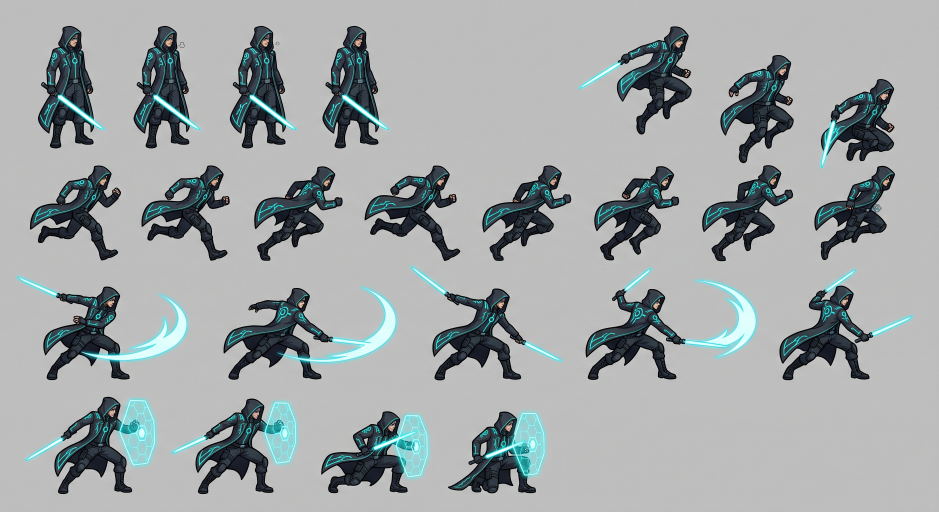
#> input picture examples/the_architect/source/master_concept_sheet.jpeg, 2816 x 1536 px (shown at 1/3 size)
$ python -i image_utils.py   (imports and definitions only)
#> lines starting #> are read from the running program, lines starting #| are printed output that depends on the picture; after the words box and inside, x2 and y2 are one past the last pixel; in counts of white or black regions, pixels touching at a corner belong together
#> further down, picture is the input picture: PIL image 2816x1536 RGB; mean R, G, B 160.5, 165.9, 167
"""
img2game2d shared image utilities.
Wraps PIL/OpenCV for consistent image operations across all forge scripts.
"""
from __future__ import annotations

import os
from pathlib import Path
from typing import Optional, Tuple

try:
    from PIL import Image, ImageFilter, ImageOps
    PIL_AVAILABLE = True
except ImportError:
    PIL_AVAILABLE = False

try:
    import numpy as np
    NUMPY_AVAILABLE = True
except ImportError:
    NUMPY_AVAILABLE = False

try:
    import cv2
    CV2_AVAILABLE = True
except ImportError:
    CV2_AVAILABLE = False


def require_pil() -> None:
    if not PIL_AVAILABLE:
        raise ImportError("Pillow is required: pip install Pillow")


def require_numpy() -> None:
    if not NUMPY_AVAILABLE:
        raise ImportError("NumPy is required: pip install numpy")


# [6 lines left out: function load_image, not called in this run]


def ensure_rgba(img: "Image.Image") -> "Image.Image":
    if img.mode != "RGBA":
        return img.convert("RGBA")
    return img


def save_image(img: "Image.Image", path: str, format: str = "PNG") -> None:
    Path(path).parent.mkdir(parents=True, exist_ok=True)
    img.save(path, format=format)


# [84 lines left out: functions crop_to_content, dominant_colors, resize_power_of_two, alpha_composite_onto_white, compute_iou_silhouette, compute_color_similarity, not called in this run]


def next_power_of_two(n: int) -> int:
    import math
    return 2 ** math.ceil(math.log2(max(n, 1)))


def defringe_alpha(
    img: "Image.Image",
    edge_tone: Tuple[int, int, int] = (14, 14, 20),
    luminance_threshold: int = 180,
    erode_bleed: bool = True,
) -> "Image.Image":
    """
    Remove white/light background matting halos around alpha boundaries.
    Detects high-luminance anti-aliased edge pixels along the boundary and shifts
    them toward the dark outline tone, with optional 1-pixel outer erosion.
    """
    require_pil()
    require_numpy()

    rgba = ensure_rgba(img)
    arr = np.array(rgba).copy()
    alpha = arr[:, :, 3]

    # Boundary zone: anti-aliased transition pixels
    boundary_mask = (alpha > 5) & (alpha < 240)

    if np.any(boundary_mask):
        # Calculate pixel luminance (standard Rec. 601)
        r, g, b = arr[:, :, 0], arr[:, :, 1], arr[:, :, 2]
        lum = (0.299 * r + 0.587 * g + 0.114 * b).astype(np.float32)

        # Pixels that are both on the alpha boundary AND light/whitish
        fringe_mask = boundary_mask & (lum > luminance_threshold)

        # Tone shift: replace fringed RGB with edge outline tone while preserving smooth alpha
        arr[fringe_mask, 0] = edge_tone[0]
        arr[fringe_mask, 1] = edge_tone[1]
        arr[fringe_mask, 2] = edge_tone[2]

    # Optional 1-pixel alpha erosion for severe halo bleed
    if erode_bleed:
        from PIL import ImageFilter
        alpha_img = Image.fromarray(alpha)
        # MinFilter erodes alpha contour by 1 pixel
        eroded_alpha = np.array(alpha_img.filter(ImageFilter.MinFilter(3)))
        # Only erode very soft fringes
        arr[:, :, 3] = np.where(boundary_mask & (alpha < 80), eroded_alpha, arr[:, :, 3])

    return Image.fromarray(arr)


def enhance_image(
    img: "Image.Image",
    scale: float = 2.0,
    clarity_strength: float = 1.3,
    denoise: bool = True,
    seal_outlines: bool = True,
) -> "Image.Image":
    """
    Enhance character sprite resolution, edge sharpness, and outline clarity.
    Applies high-order Lanczos super-sampling, contrast-adaptive sharpening,
    and optional dark outline sealing.
    """
    require_pil()
    require_numpy()

    rgba = ensure_rgba(img)
    orig_w, orig_h = rgba.size
#> orig_w = 2816; orig_h = 1536
    target_w = max(1, int(orig_w * scale))
#> target_w = 5632
    target_h = max(1, int(orig_h * scale))
#> target_h = 3072

    # 1. Super-sample with high-order Lanczos filter
    upscaled = rgba.resize((target_w, target_h), Image.LANCZOS)
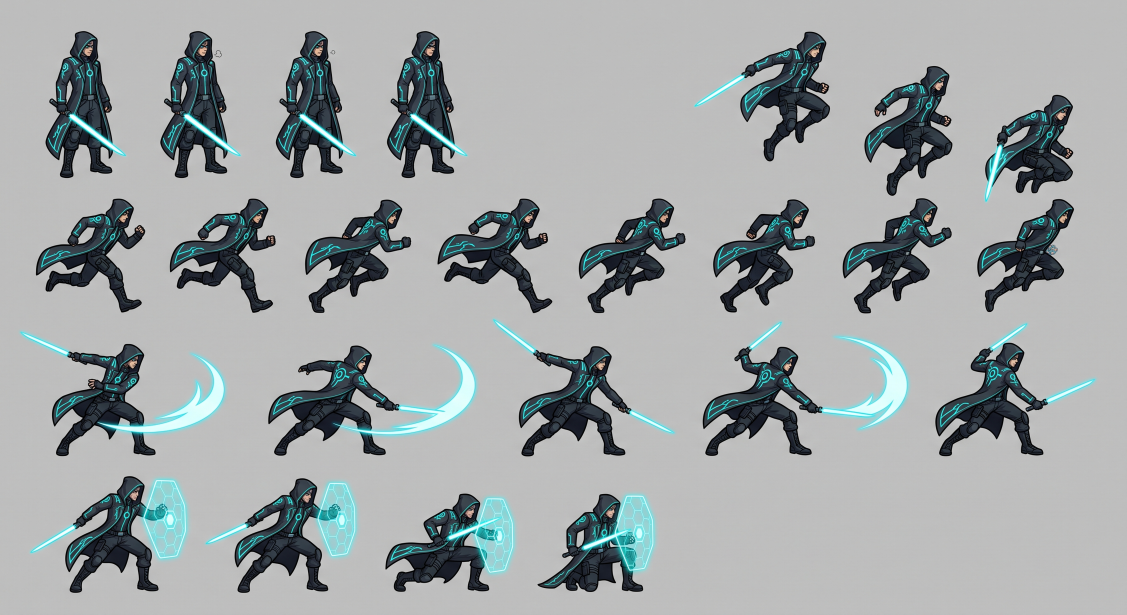
#> upscaled: PIL image 5632x3072 RGBA (shown at 1/5 size); mean R, G, B, A 160.6, 165.9, 167, 255

    # 2. Separate RGB and Alpha channels for independent enhancement
    r, g, b, a = upscaled.split()
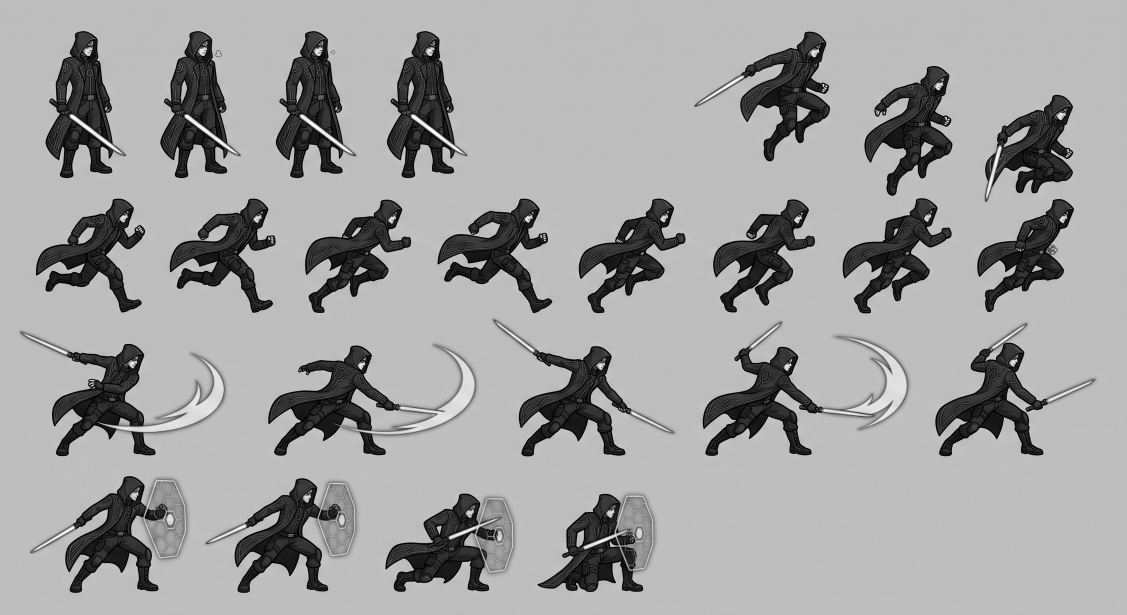
#> r: PIL image 5632x3072 L (shown at 1/5 size); min 0, max 255, mean 160.6
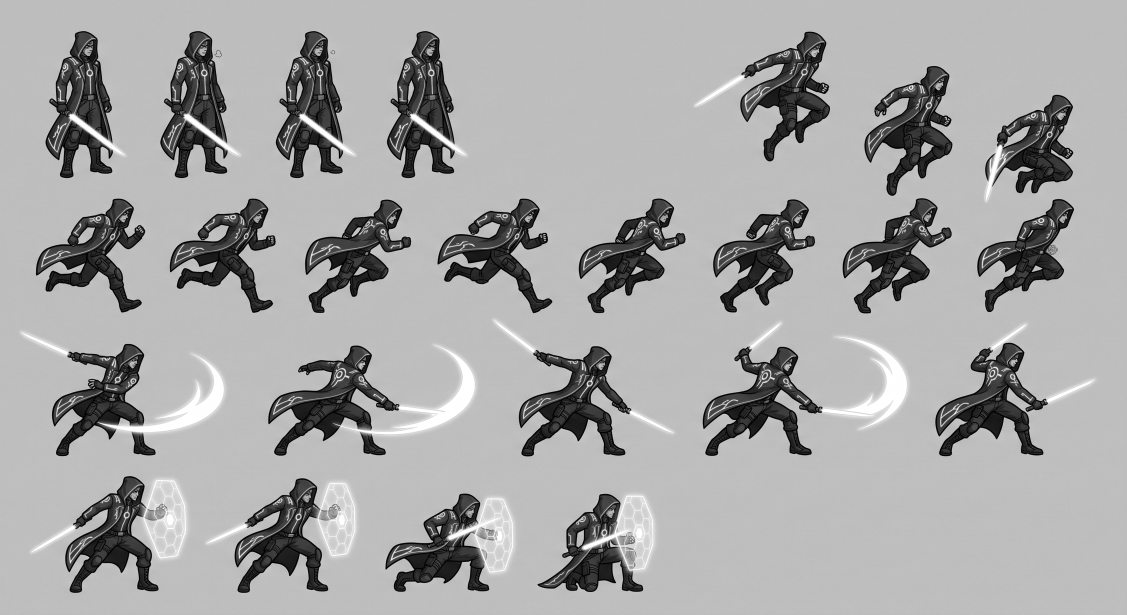
#> g: PIL image 5632x3072 L (shown at 1/5 size); min 0, max 255, mean 165.9
#> a: PIL image 5632x3072 L; every value is 255
    rgb = Image.merge("RGB", (r, g, b))

    # Optional gentle median filter to remove diffusion noise / JPEG blockiness
    if denoise:
        rgb = rgb.filter(ImageFilter.MedianFilter(size=3))

    # 3. Smart Unsharp Masking for crisp inking lines without ringing
    radius = 1.5
    percent = int(120 * clarity_strength)
    threshold = 3
    sharpened = rgb.filter(ImageFilter.UnsharpMask(radius=radius, percent=percent, threshold=threshold))

    # 4. Cel-edge dark line sealing (deepens ink outlines and eliminates blurry edges)
    if seal_outlines:
        arr_rgb = np.array(sharpened).astype(np.float32)
        lum = 0.299 * arr_rgb[:, :, 0] + 0.587 * arr_rgb[:, :, 1] + 0.114 * arr_rgb[:, :, 2]
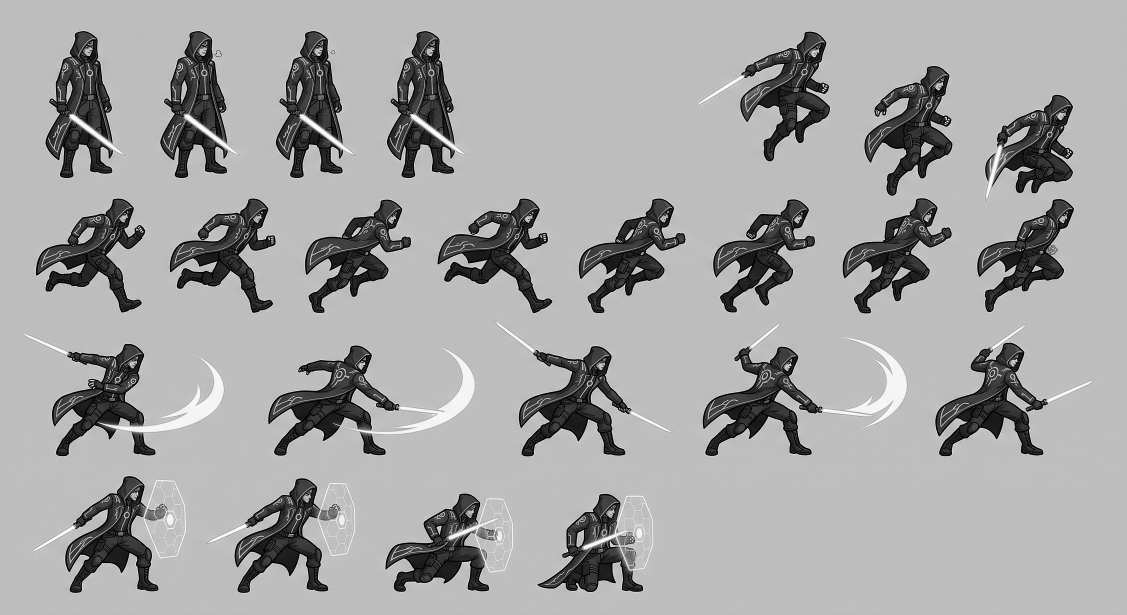
#> lum: shape (3072, 5632) float32 (shown at 1/5 size); min 0, max 255, mean 164.9
        # Dark lines (lum < 60) get boosted contrast / deepening
        dark_mask = (lum < 75)[:, :, np.newaxis]
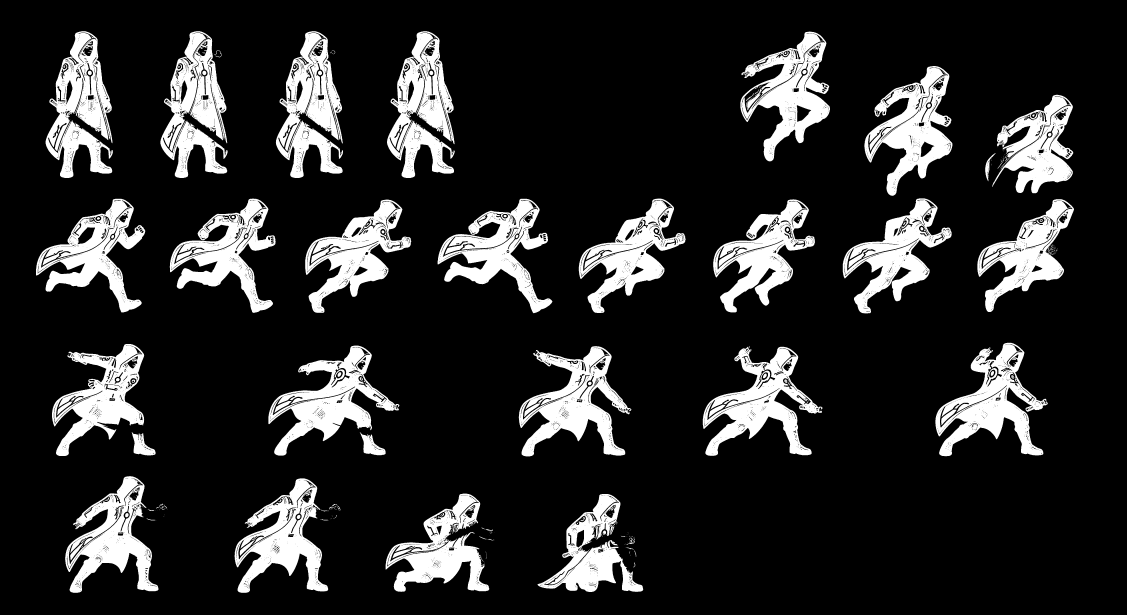
#> dark_mask: shape (3072, 5632, 1) bool (shown at 1/5 size); 15.9% white; 433 white regions (277 under 20 px), largest, box (x1, y1, x2, y2) and area: (2594, 1731, 3157, 2282) 126224, (1935, 156, 2274, 890) 124459, (1379, 156, 1715, 890) 122905
        arr_rgb = np.where(dark_mask, arr_rgb * 0.82, arr_rgb)
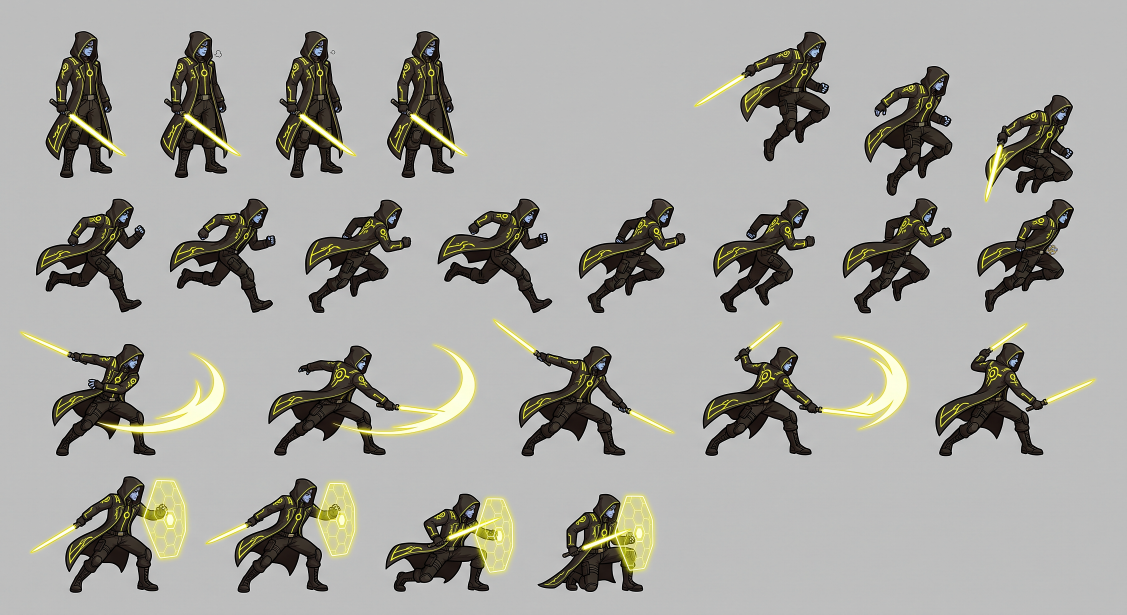
#> arr_rgb: shape (3072, 5632, 3) float32 (shown at 1/5 size); mean of channels 0, 1, 2 140.4, 151.2, 151.9; drawn as B, G, R
        sharpened = Image.fromarray(np.clip(arr_rgb, 0, 255).astype(np.uint8))

    # Recombine with alpha
    res_r, res_g, res_b = sharpened.split()
    enhanced = Image.merge("RGBA", (res_r, res_g, res_b, a))

    # Clean any residual fringes
    return defringe_alpha(enhanced)
#> in defringe_alpha, `boundary_mask = (alpha > 5) & (alpha < 240)`: boundary_mask: shape (3072, 5632) bool; every value is 0

>>> from PIL import Image
>>> picture = Image.open('../../examples/the_architect/source/master_concept_sheet.jpeg')
>>> result = enhance_image(picture)
